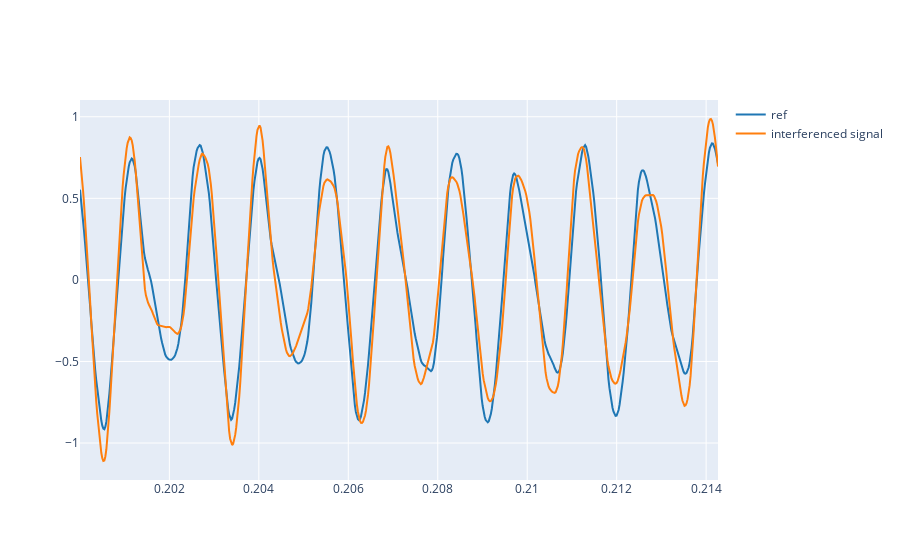

This figure's notebook cell:
### Markdown cell above
3.2 Plot both the reference signal and the corrupted signal and listen to the latter one.

### Code cell
t_start = 0.200
T = 1 / 350
t_end = t_start + 5 * T
plot_signals([ref, x_interf], fs, t_start, t_end, name=['ref', 'interferenced signal'])

### Figure 1 — Plotly figure (JSON) as saved in the notebook; plotly's stock layout.template omitted (floating-point values rounded to 4 significant figures; data arrays with more than 128 entries replaced by an {"elided": "..."} marker saying what was removed)
{"data": [{"line": {"color": "#1f77b4", "shape": "linear"}, "mode": "lines", "name": "ref", "type": "scatter", "x": {"elided": "630 float values"}, "y": {"elided": "630 float values"}}, {"line": {"color": "#ff7f0e", "shape": "linear"}, "mode": "lines", "name": "interferenced signal", "type": "scatter", "x": {"elided": "630 float values"}, "y": {"elided": "630 float values"}}], "layout": {}}
